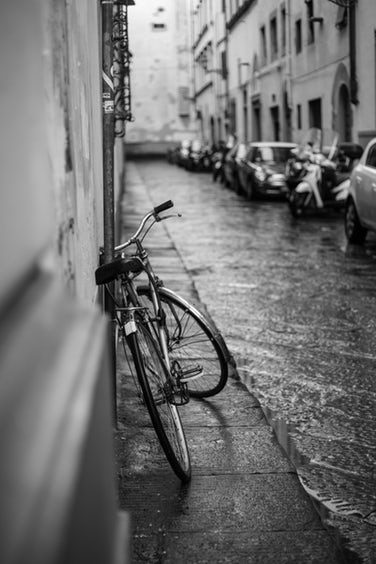
#> input picture assets/bike.jpeg, 376 x 564 px
$ python practice08.py
#> lines starting #> are read from the running program, lines starting #| are printed output that depends on the picture; after the words box and inside, x2 and y2 are one past the last pixel; in counts of white or black regions, pixels touching at a corner belong together
import cv2
import numpy as np


def apply_thrs(img: np.ndarray, threshold: float) -> np.ndarray:
    blank = img.copy()
    height, width = img.shape[:2]
    for i in range(height):
        for j in range(width):
            if img[i, j] <= threshold:
                blank[i, j] = 0
            else:
                blank[i, j] = 255
    return blank


def optimus(img: np.ndarray):
    avg = np.mean(img)
    histogram = cv2.calcHist([img], [0], None, [256], [0, 256])
    while True:
        avg0 = avg
        avg = (mu(histogram, 1, avg0) + mu(histogram, avg0, len(histogram))) / 2
        if avg == avg0:
            return avg


def mu(hist, lower, upper):
    lower = int(lower)
    upper = int(upper)
    sum1 = sum([i * hist[i] for i in range(lower, upper)])
    sum2 = sum([hist[i] for i in range(lower, upper)])
    return sum1 / sum2


if __name__ == '__main__':
    img_name = "assets/bike.jpeg"
    img = cv2.imread(img_name, 0)
#> img is the input picture: shape (564, 376); min 0, max 255, mean 112.9
    cv2.imshow("original", img)
    threshold = optimus(img)
#> in optimus, `avg = np.mean(img)`: avg = 112.9
#> in optimus, `histogram = cv2.calcHist([img], [0], None, [256], [0, 256])`: histogram = 256 values, max 1621 at index 153, min 1 at index 252, mean 828.4
#> the loop in optimus, `while True:` made 4 passes
#> (avg0, avg) on passes 1 to 4: (112.9, [111.4]), ([111.4], [110.9]), ([110.9], [110.4]), ([110.4], [110.4])
#> threshold = [110.4]
    cv2.imshow("thrs", apply_thrs(img, threshold))
#> after the loop in apply_thrs, `for i in range(height):`:
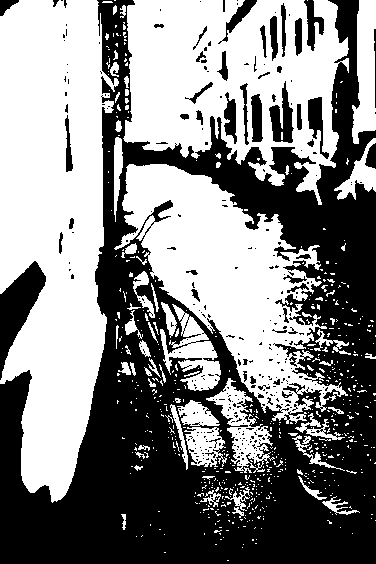
#> blank: shape (564, 376); 52.4% white; 325 black regions (273 under 20 px), largest, box (x1, y1, x2, y2) and area: (0, 0, 376, 564) 91421, (0, 261, 46, 380) 2319, (269, 81, 294, 143) 782
    cv2.waitKey()
    cv2.destroyAllWindows()

$ run again, with assets/TZ.jpg copied over assets/bike.jpeg
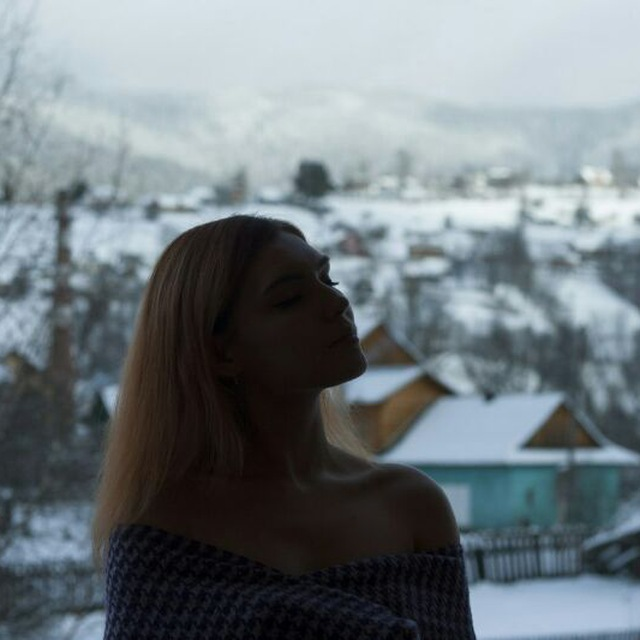
#> input picture assets/TZ.jpg, 640 x 640 px
#> `img = cv2.imread(img_name, 0)`:
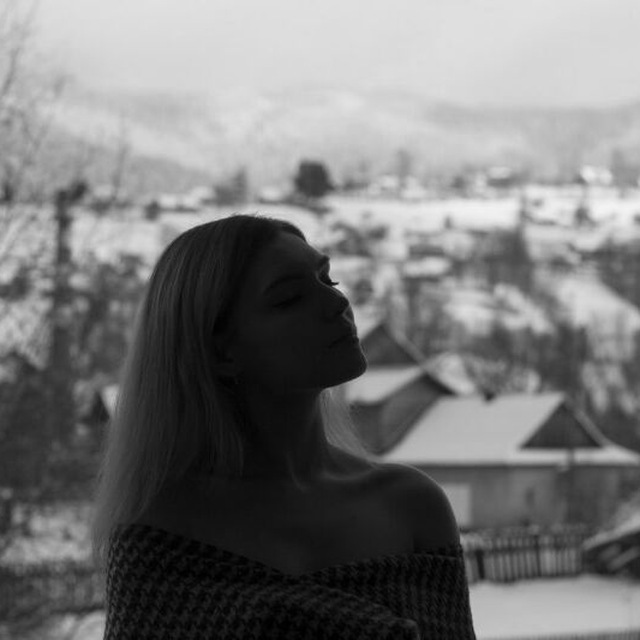
#> img: shape (640, 640); min 0, max 244, mean 119.7
#> in optimus, `avg = np.mean(img)`: avg = 119.7
#> histogram = 256 values, max 6738 at index 216, min 0 at index 245, mean 1600
#> the loop in optimus, `while True:` made 2 passes
#> (avg0, avg) on passes 1 to 2: (119.7, [119.3]), ([119.3], [119.3])
#> threshold = [119.3]
#> after the loop in apply_thrs, `for i in range(height):`:
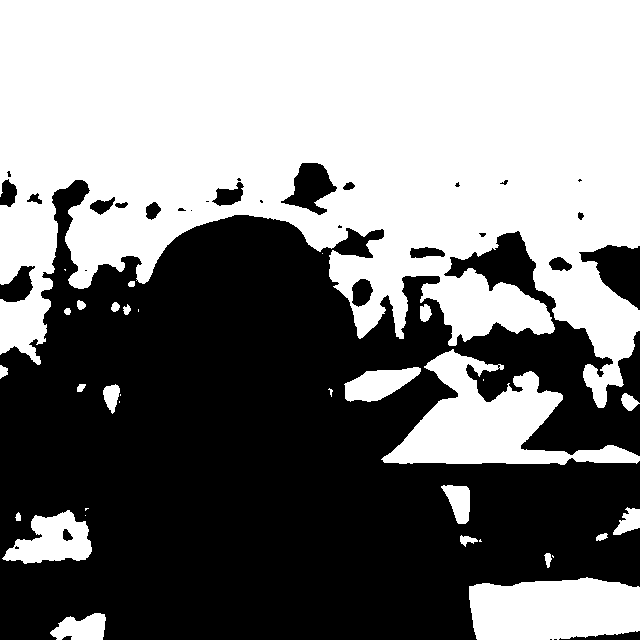
#> blank: shape (640, 640); 50.1% white; 33 black regions (13 under 20 px), largest, box (x1, y1, x2, y2) and area: (0, 180, 640, 640) 196959, (579, 245, 640, 310) 2176, (281, 163, 337, 215) 1528
